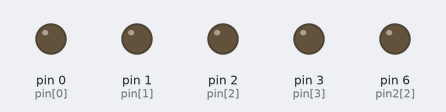
The sketch below on a simulated Arduino Uno, built with avr-gcc and run on an emulated ATmega328P. On the bench: output pins drawn as LEDs (lit = HIGH).

Above: at 0.12 s.
At 5.37 s:
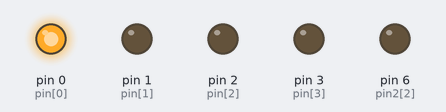
At 9.87 s:
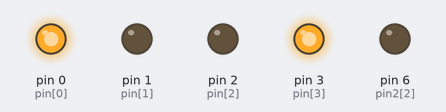
At 19.87 s:
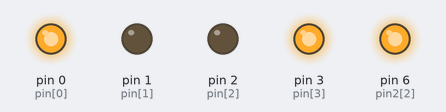
At 29.63 s:
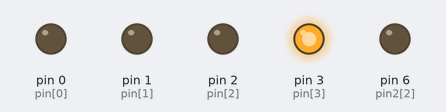
At 39.63 s:
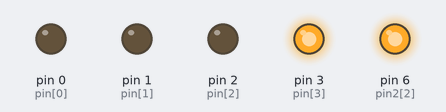
Timing chart, 0 to 40.0 s (numbered marks = the images above):
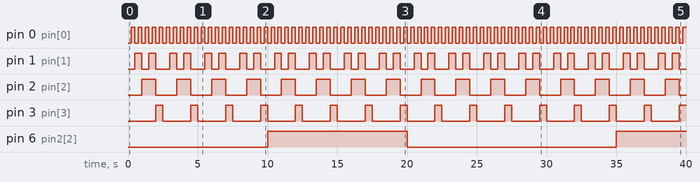

Measured:
- by itself, pin 0 (pin[0]): alternates HIGH for 0.25 s and LOW for 0.25 s
- by itself, pin 1 (pin[1]): repeats every 2.5 s: LOW 0.50 s, HIGH 0.50 s, LOW 1.0 s, HIGH 0.50 s
- by itself, pin 2 (pin[2]): alternates HIGH for 1.0 s and LOW for 1.5 s
- by itself, pin 3 (pin[3]): alternates HIGH for 0.50 s and LOW for 2.0 s
- by itself, pin 6 (pin2[2]): LOW → HIGH at 10.0 s, → LOW 10.0 s later, → HIGH 15.0 s later

The sketch:

r3_softwaretask1_manasvi_vaidya1__1_.ino
```cpp
/*
By Manasvi Vaidya
10/6/2021
Software Task 1
*/


// Remix of 7 Segment Display + BCD Decoder by Md. Jahid Hasan

// pins being used for the 7 segment displays
int pin[4] = {0, 1, 2, 3};   // A, B, C, D
int pin2[4]= {4, 5, 6, 7};   // A, B, C, D

// Array for numbers 1-9
int num[10][4] =
{

      //{A, B, C, D},
      {0, 0, 0, 0},
      {1, 0, 0, 0},
      {0, 1, 0, 0},
      {1, 1, 0, 0},
      {0, 0, 1, 0},

      {1, 0, 1, 0},
      {0, 1, 1, 0},
      {1, 1, 1, 0},
      {0, 0,0 , 1},
      {1, 0, 0, 1},


};

void setup()
{
  // initalizes all pins needed to be outputs
  for(int i=0; i<8; i++){
    pinMode(pin[i], OUTPUT);
  }
}

void loop()
{ // for loop will run through ones first and then tens after passing 9
  for(int x=0; x<10; x++) // counter for tens
  {
    for(int i=0; i<10; i++) // counter for ones
    {
      for(int j=0; j<4; j++){ // appropriate digit selected
        digitalWrite(pin[j], num[i][j]);
      }
      for(int y=0; y<4; y++){ // appropriate digit selected
        digitalWrite(pin2[y], num[x][y]);
      }
      delay(250);
    }
  }
}
```
